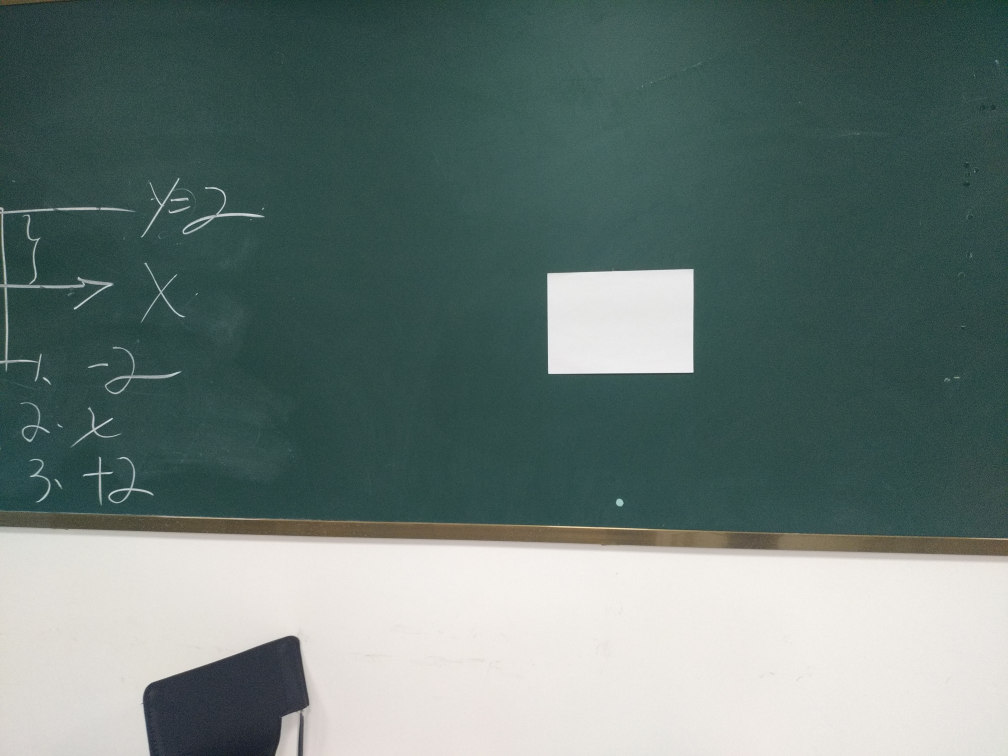
#> input picture 0-60-0.jpg, 4032 x 3024 px (shown at 1/4 size)
$ jupyter execute --allow-errors DistancePrediction.ipynb
#> lines starting #> are read from the running program, lines starting #| are printed output that depends on the picture; after the words box and inside, x2 and y2 are one past the last pixel; in counts of white or black regions, pixels touching at a corner belong together; long printed decimals are rounded
### cv2.findContours()  :
findContours(InputOutputArray image,
&emsp;&emsp;&emsp;&emsp;&emsp;&emsp;OutputArrayOfArrays contours,
&emsp;&emsp;&emsp;&emsp;&emsp;&emsp;OutputArray hierarchy,
&emsp;&emsp;&emsp;&emsp;&emsp;&emsp;int mode,
&emsp;&emsp;&emsp;&emsp;&emsp;&emsp;int method,
&emsp;&emsp;&emsp;&emsp;&emsp;&emsp;Point offset = Point())

image:输入图像，图像必须为8-bit单通道图像（一般为灰度图或者是二值图）
contours:检测到的轮廓，每个轮廓都是以点向量的形式进行存储,即使用point类型的vector表示
hierarchy:可选的变量，包含了图像的拓扑信息
mode:轮廓检索模式

RETR_EXTERNAL:表示只检测最外层轮廓
RETR_LIST:提取所有轮廓，并放置在list中，检测的轮廓不建立等级关系
RETR_CCOMP:提取所有轮廓，并将轮廓组织成双层结构(two-level hierarchy),顶层为连通域的外围边界，次层位内层边界
RETR_TREE:提取所有轮廓并重新建立网状轮廓结构
RETR_FLOODFILL:洪水填充法

method:轮廓近似方法
CHAIN_APPROX_NONE：获取每个轮廓的每个像素，相邻的两个点的像素位置差不超过1
CHAIN_APPROX_SIMPLE：压缩水平方向，垂直方向，对角线方向的元素，只保留该方向的重点坐标，如果一个矩形轮廓只需4个点来保存轮廓信息
CHAIN_APPROX_TC89_L1和CHAIN_APPROX_TC89_KCOS使用Teh-Chinl链逼近算法中的一种

offset:轮廓点可选偏移量，有默认值Point()

### cv2.Canny():
edge = cv2.Canny(image, threshold1, threshold2)
image:需要处理的原图像，该图像必须为单通道的灰度图；
threshold1:是阈值1；
threshold2:是阈值2。
强度梯度大于maxVal的任何边缘肯定是边缘，低于minVal的边缘肯定是非边缘，因此被丢弃。

[cell 1]
import cv2
import numpy as np

KNOWN_DISTANCE = 60  #已知距离（标定图），单位：英寸
KNOWN_WIDTH = 11.69  #已知A4纸的宽度，单位：英寸
KNOWN_HEIGHT = 8.26  #已知A4纸的高度，单位：英寸

# 计算A4纸到摄像头的距离
def distance_to_camera(knownWidth, focalLength, pixelWidth):
    return (knownWidth*focalLength) / pixelWidth;

# 检测A4纸
def A4_Detect(image):
    image_gray = cv2.cvtColor(image, cv2.COLOR_RGB2GRAY)
    image_gray = cv2.GaussianBlur(image_gray, (5,5), 0)
    edges = cv2.Canny(image_gray, 0, 50)

    (cnts, _) = cv2.findContours(edges.copy(), cv2.RETR_LIST, cv2.CHAIN_APPROX_SIMPLE)

    c = max(cnts, key = cv2.contourArea)

    return cv2.minAreaRect(c)

[cell 2]
# 存储图像路径
IMAGE_PATHS1 = ["0-20-0.jpg", "0-30-0.jpg", "0-50-0.jpg", "0-60-0.jpg"]
IMAGE_PATHS2 = ["1-20-1.jpg", "1-30-1.jpg", "1-50-1.jpg", "1-60-1.jpg"]

[cell 3]
# 利用已知的A4纸与已知的距离标定焦距
standard_image = cv2.imread(IMAGE_PATHS1[3])
#> standard_image is the input picture: shape (3024, 4032, 3); mean B, G, R 117, 121.1, 103.7
known_A4 = A4_Detect(standard_image)
#> in A4_Detect, `image_gray = cv2.cvtColor(image, cv2.COLOR_RGB2GRAY)`:
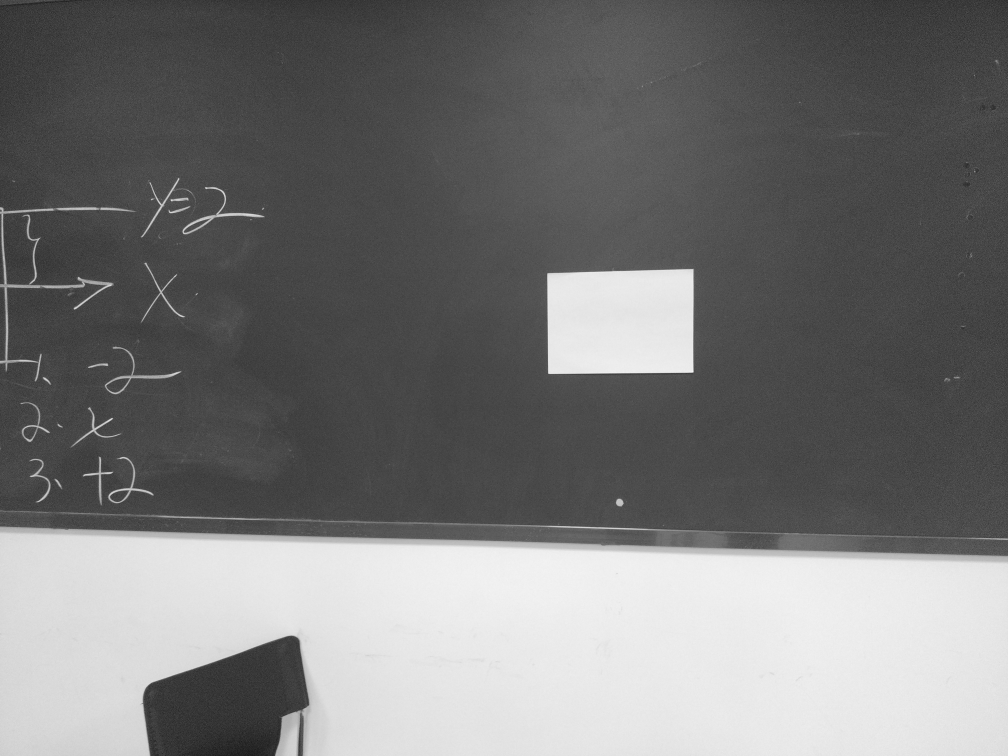
#> image_gray: shape (3024, 4032) (shown at 1/4 size); min 2, max 253, mean 117.8
#> in A4_Detect, `edges = cv2.Canny(image_gray, 0, 50)`:
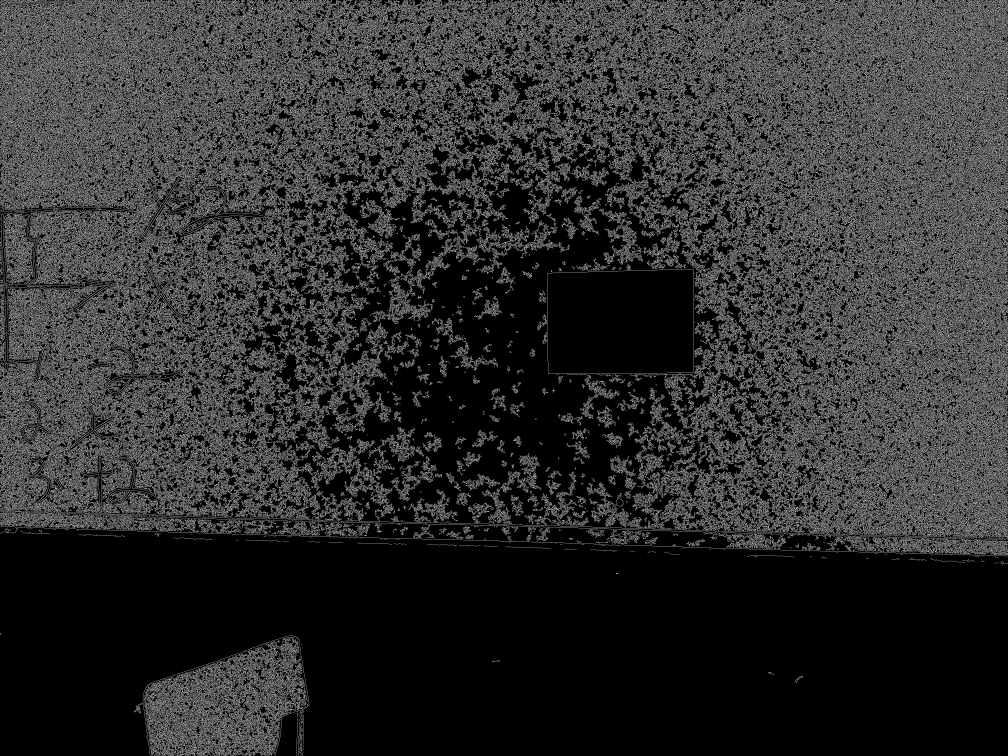
#> edges: shape (3024, 4032) (shown at 1/4 size); 18.5% white in thin lines or dots
#> in A4_Detect, `(cnts, _) = cv2.findContours(edges.copy(), cv2.RETR_LIST, cv2.CHAIN_AP..`: cnts = 76947 contours
#> in A4_Detect, `c = max(cnts, key = cv2.contourArea)`: c = contour of 134 points, box (x1, y1, x2, y2) (2188, 1076, 2775, 1496), area 238590
#> known_A4 = ((2482.6, 1286), (586.4, 415.3), -0.514)

focalLength = (known_A4[1][0]*KNOWN_DISTANCE) / KNOWN_WIDTH
#> focalLength = 3009.7

[cell 4]
print("焦距:",focalLength,"inchs")
#| 焦距: 3009.718 inchs

[cell 5]
# 读取未知的图像，并估量A4纸到摄像头的距离
test_image = cv2.imread(IMAGE_PATHS1[2])
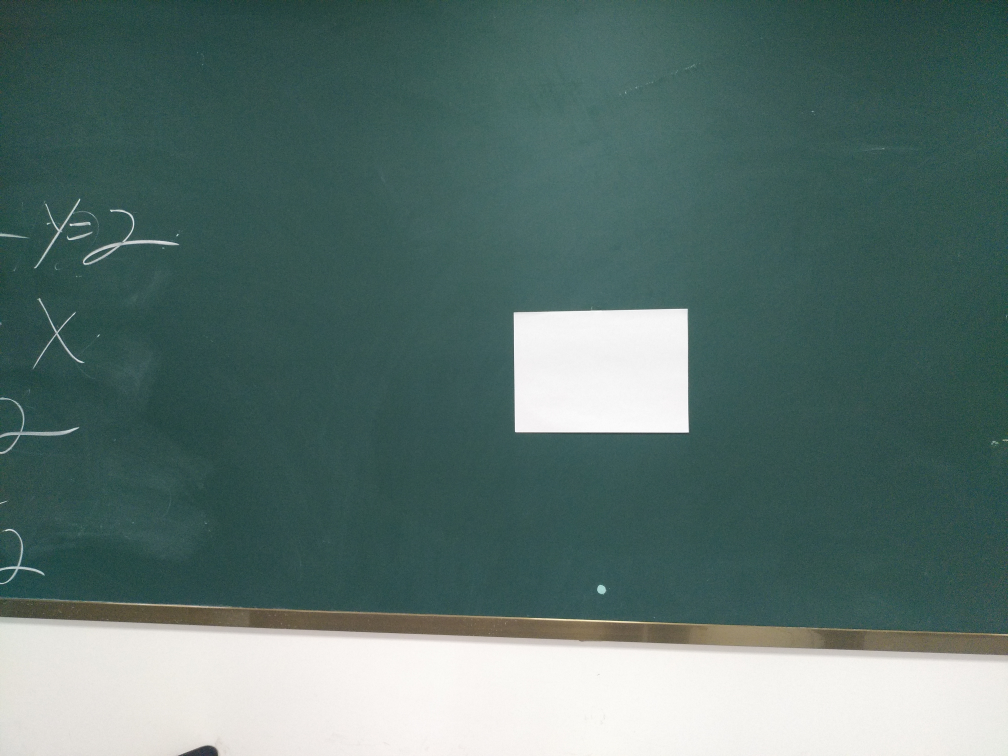
#> input picture 0-50-0.jpg, 4032 x 3024 px (shown at 1/4 size)
#> test_image is the input picture: shape (3024, 4032, 3); mean B, G, R 110.4, 114.7, 90.4
unknown_A4 = A4_Detect(test_image)
#> in A4_Detect (call 2), `image_gray = cv2.cvtColor(image, cv2.COLOR_RGB2GRAY)`:
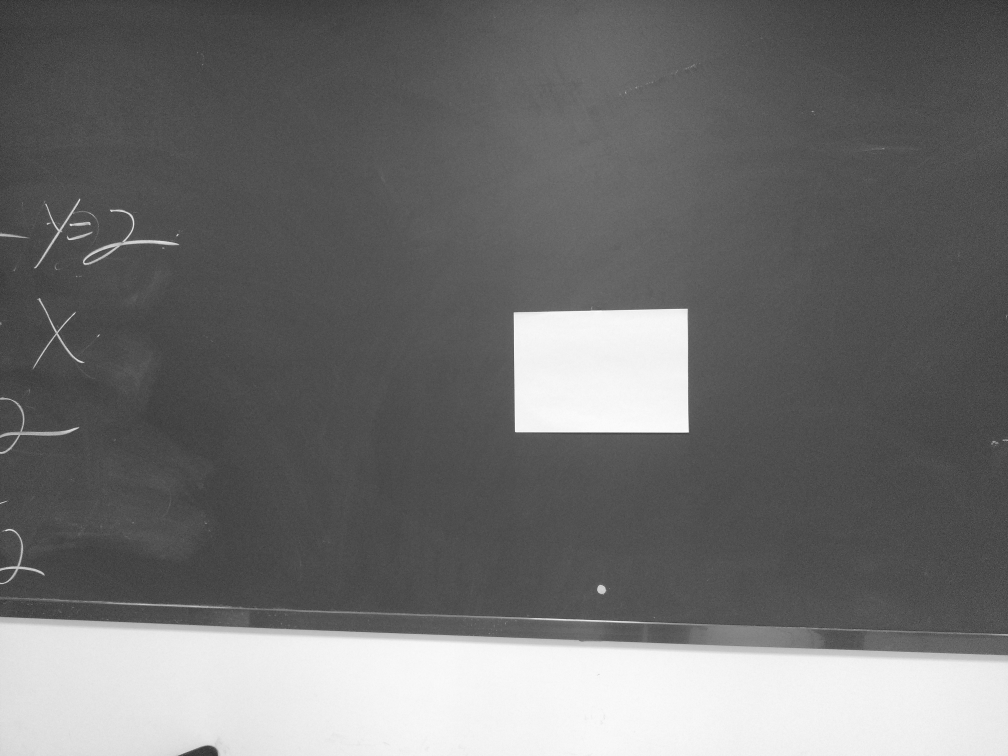
#> image_gray: shape (3024, 4032) (shown at 1/4 size); min 4, max 255, mean 110.6
#> in A4_Detect (call 2), `edges = cv2.Canny(image_gray, 0, 50)`:
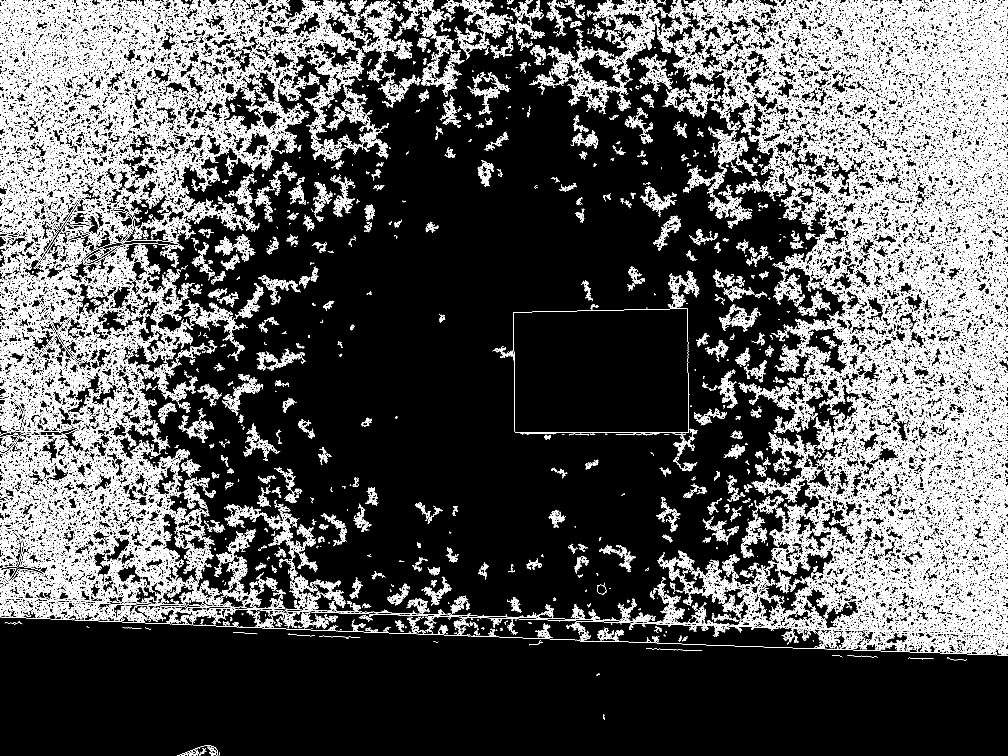
#> edges: shape (3024, 4032) (shown at 1/4 size); 12.6% white in thin lines or dots
#> in A4_Detect (call 2), `(cnts, _) = cv2.findContours(edges.copy(), cv2.RETR_LIST, cv2.CHAIN_AP..`: cnts = 44403 contours, 32861 with area under 20; largest, box (x1, y1, x2, y2) and area: (2054, 1234, 2756, 1731) 339318, (2054, 1234, 2756, 1731) 339314, (3782, 177, 4032, 441) 10900, (48, 1909, 194, 2128) 5160, (3706, 593, 3934, 791) 4506
#> in A4_Detect (call 2), `c = max(cnts, key = cv2.contourArea)`: c = contour of 190 points, box (x1, y1, x2, y2) (2054, 1234, 2756, 1731), area 339318
#> unknown_A4 = ((2404.4, 1484.8), (697.4, 496.2), -0.474)

distance = distance_to_camera(KNOWN_WIDTH, focalLength, unknown_A4[1][0])
#> distance = 50.45

[cell 6]
print("估量距离为：",distance,"inchs")
#| 估量距离为： 50.452 inchs

==================================================这是一条华丽丽的分割线=====================================================

[cell 7]
# standard_image = cv2.imread(IMAGE_PATHS[0])
r = 700.0 / standard_image.shape[1]
#> r = 0.174
dim = (700, int(standard_image.shape[0] * r))
#> dim = (700, 525)

#> (the rest of this cell did not finish here and is left out)
